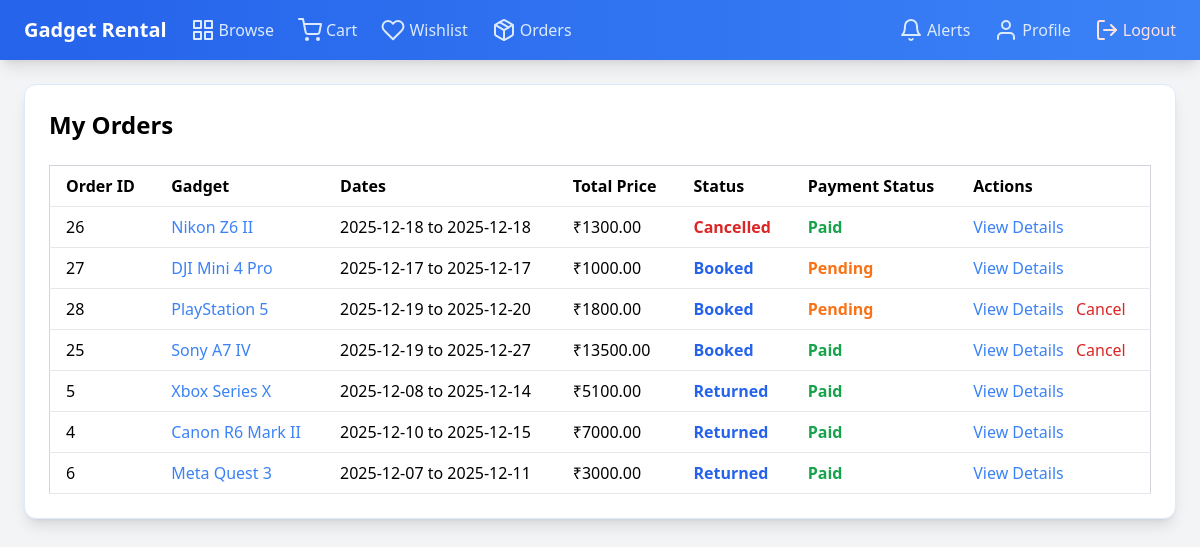
Screenshot of /orders (signed in) with the database file from the repository.
### models.py (models this page shows, shortened)
class RentalOrder(db.Model):
    id = db.Column(db.Integer, primary_key=True)
    user_id = db.Column(db.Integer, db.ForeignKey('user.id'))
    gadget_id = db.Column(db.Integer, db.ForeignKey('gadget.id'))
    start_date = db.Column(db.Date)
    end_date = db.Column(db.Date)
    total_days = db.Column(db.Integer)
    total_price = db.Column(db.Float)
    security_deposit = db.Column(db.Float)
    deposit_returned = db.Column(db.Boolean, default=False)
    promo_code = db.Column(db.String(20))
    discount_amount = db.Column(db.Float, default=0.0)
    status = db.Column(db.String(20))         # booked, approved, active, returned, cancelled
    payment_status = db.Column(db.String(20)) # pending, paid, failed
    transaction_id = db.Column(db.String(50))
    created_at = db.Column(db.DateTime, default=datetime.utcnow)
    user = db.relationship('User', backref=db.backref('orders', lazy=True))
    gadget = db.relationship('Gadget', backref=db.backref('orders', lazy=True))

class Gadget(db.Model):
    id = db.Column(db.Integer, primary_key=True)
    name = db.Column(db.String(100))
    category = db.Column(db.String(50))
    description = db.Column(db.Text)
    price_per_day = db.Column(db.Float)
    stock = db.Column(db.Integer)
    image = db.Column(db.String(200), default="default_gadget.png")
    is_active = db.Column(db.Boolean, default=True)
    is_featured = db.Column(db.Boolean, default=False)
    view_count = db.Column(db.Integer, default=0)
    rental_count = db.Column(db.Integer, default=0)
    avg_rating = db.Column(db.Float, default=0.0)
    created_at = db.Column(db.DateTime, default=datetime.utcnow)

### app.py (the view)
@app.route('/orders')
@login_required
def orders():
    user_orders = RentalOrder.query.filter_by(user_id=current_user.id).order_by(RentalOrder.created_at.desc()).all()
    return render_template('orders.html', orders=user_orders, today=datetime.utcnow().date())

### app.py (called while the page is built)
@login_manager.user_loader
def load_user(user_id):
    return User.query.get(int(user_id))

@app.before_request
def ensure_images_valid():
    for g in Gadget.query.all():
        img_path = os.path.join(app.root_path, "static", g.image or "default_gadget.png")
        if not os.path.exists(img_path):
            g.image = "default_gadget.png"
    db.session.commit()

### templates/orders.html (shortened to what this page needs)
{% extends "base.html" %}
{% block content %}
    <h2 class="text-2xl font-bold mb-6">My Orders</h2>
    {% if orders %}
        <div class="overflow-x-auto">
            <table class="min-w-full bg-white border border-gray-300">
                <thead>
                    <tr>
                        <th class="py-2 px-4 border-b text-left">Order ID</th>
                        <th class="py-2 px-4 border-b text-left">Gadget</th>
                        <th class="py-2 px-4 border-b text-left">Dates</th>
                        <th class="py-2 px-4 border-b text-left">Total Price</th>
                        <th class="py-2 px-4 border-b text-left">Status</th>
                        <th class="py-2 px-4 border-b text-left">Payment Status</th>
                        <th class="py-2 px-4 border-b text-left">Actions</th>
                    </tr>
                </thead>
                <tbody>
                    {% for order in orders %}
                        <tr>
                            <td class="py-2 px-4 border-b">{{ order.id }}</td>
                            <td class="py-2 px-4 border-b"><a href="{{ url_for('gadget_detail', gadget_id=order.gadget.id) }}" class="text-blue-500 hover:underline">{{ order.gadget.name }}</a></td>
                            <td class="py-2 px-4 border-b">{{ order.start_date.strftime('%Y-%m-%d') }} to {{ order.end_date.strftime('%Y-%m-%d') }}</td>
                            <td class="py-2 px-4 border-b">₹{{ "%.2f"|format(order.total_price) }}</td>
                            <td class="py-2 px-4 border-b"><span class="font-semibold {% if order.status == 'approved' %}text-green-600{% elif order.status == 'cancelled' %}text-red-600{% else %}text-blue-600{% endif %}">{{ order.status.capitalize() }}</span></td>
                            <td class="py-2 px-4 border-b"><span class="font-semibold {% if order.payment_status == 'paid' %}text-green-600{% else %}text-orange-500{% endif %}">{{ order.payment_status.capitalize() }}</span></td>
                            <td class="py-2 px-4 border-b">
                                <a href="{{ url_for('order_details', order_id=order.id) }}" class="text-blue-500 hover:underline mr-2">View Details</a>
                                {% if order.status == 'booked' and order.start_date > today %}
                                    <a href="{{ url_for('cancel_order', order_id=order.id) }}" onclick="return confirm('Are you sure you want to cancel this order?');" class="text-red-600 hover:text-red-800">Cancel</a>
                                {% endif %}
                            </td>
                        </tr>
                    {% endfor %}
                </tbody>
            </table>
        </div>
    {% else %}
        <p class="text-center text-gray-600">You have no orders yet.</p>
        <p class="text-center mt-4"><a href="{{ url_for('gadgets') }}" class="text-blue-500 hover:underline">Browse Gadgets</a></p>
    {% endif %}
{% endblock %}

### rows the page displays
RentalOrder: id "26", gadget.name "Nikon Z6 II", start_date "2025-12-18", end_date "2025-12-18", total_price "1300.00", status "Cancelled", payment_status "Paid"
RentalOrder: id "27", gadget.name "DJI Mini 4 Pro", start_date "2025-12-17", end_date "2025-12-17", total_price "1000.00", status "Booked", payment_status "Pending"
RentalOrder: id "28", gadget.name "PlayStation 5", start_date "2025-12-19", end_date "2025-12-20", total_price "1800.00", status "Booked", payment_status "Pending"
RentalOrder: id "25", gadget.name "Sony A7 IV", start_date "2025-12-19", end_date "2025-12-27", total_price "13500.00", status "Booked", payment_status "Paid"
RentalOrder: id "5", gadget.name "Xbox Series X", start_date "2025-12-08", end_date "2025-12-14", total_price "5100.00", status "Returned", payment_status "Paid"
RentalOrder: id "4", gadget.name "Canon R6 Mark II", start_date "2025-12-10", end_date "2025-12-15", total_price "7000.00", status "Returned", payment_status "Paid"
RentalOrder: id "6", gadget.name "Meta Quest 3", start_date "2025-12-07", end_date "2025-12-11", total_price "3000.00", status "Returned", payment_status "Paid"
